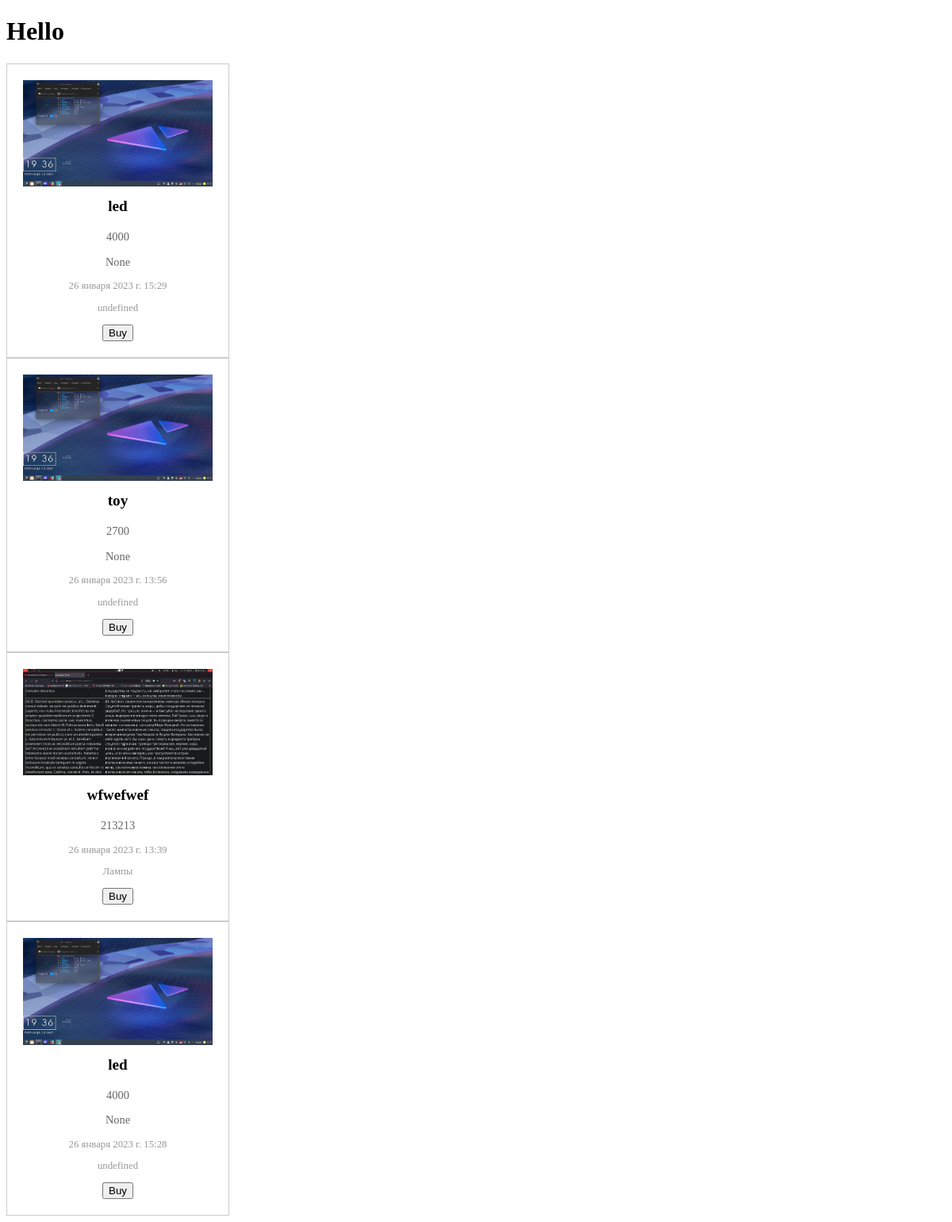
The app's page /filter_by_price, older data.
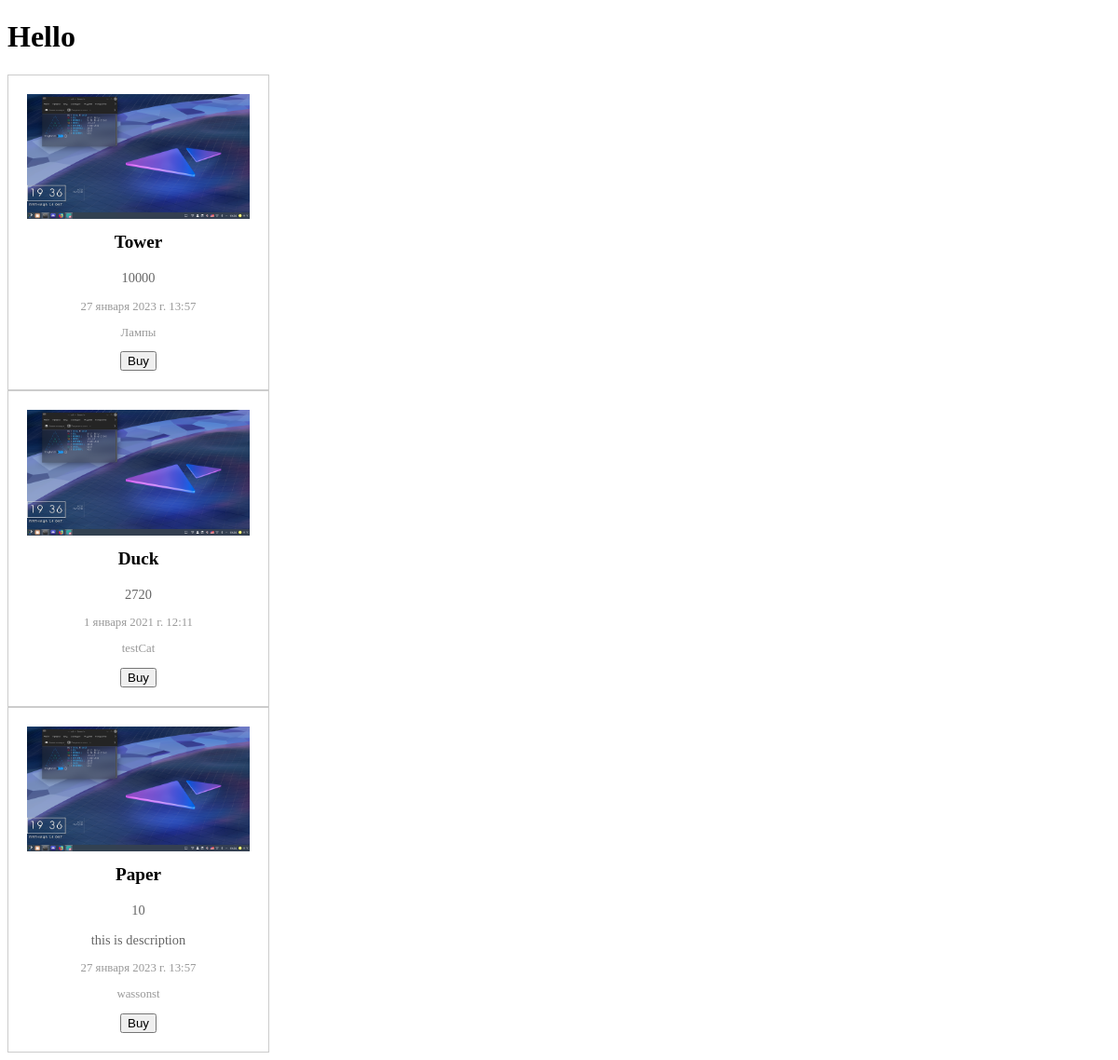
The same page, newer data.
### product/models.py (models this page shows, shortened)
class Product(models.Model):
    category = models.ForeignKey(
        Category, on_delete=models.CASCADE, null=True)
    code = models.CharField(max_length=30, unique=True, null=False)
    vendor_code = models.CharField(
        max_length=30, unique=True, null=False)
    name = models.CharField(max_length=100)
    price = models.IntegerField(default=0)
    date = models.DateTimeField(default=now())
    description = models.TextField(null=True, blank=True)
    image = models.ImageField(upload_to="product_image")
    slug = models.CharField(max_length=100, blank=False)
    from_csv = models.BooleanField(default=False)
    class Meta:
        verbose_name = "Товар"
        verbose_name_plural = 'Товары'

class Category(models.Model):
    name = models.CharField(max_length=30)
    def __str__(self):
        return self.name
    class Meta:
        verbose_name = "Категория"
        verbose_name_plural = 'Категории'

### product/views.py (the view)
# urls.py: path("filter_by_price", views.filter_by_price)
def filter_by_price(request):
    products = Product.objects.all().order_by('?')
    return render(request, "pages/products.html", context={"products": products})

### templates/pages/products.html (shortened to what this page needs)
{% load static %}
<!DOCTYPE html>
<html lang="en">
<head>
       <link rel="stylesheet" href="{% static 'style.css' %}" type="text/css">
</head>
<body>
<h1> Hello </h1>
{% for product in products %}
<div class="product-grid">
  <div class="product">
    <img src="{{product.image.url}}" alt="Product 1">
    <h3 class="product-name">{{product.name}}</h3>
      <p class="product-description">{{product.price}}</p>
    <p class="product-description">{{product.description}}</p>
    <p class="product-date">{{product.date}}</p>
      <p class="product-date">{{product.category}}</p>
      <button>Buy</button>
  </div>
</div>
{% endfor %}
</body>
</html>

Row changes from the older to the newer data that the page shows:
removed Product: image (picture), name "led", price "4000", description "None", date "26 января 2023 г. 15:29", category "undefined"
removed Product: image (picture), name "toy", price "2700", description "None", date "26 января 2023 г. 13:56", category "undefined"
removed Product: image (picture), name "wfwefwef", price "213213", date "26 января 2023 г. 13:39", category "Лампы"
removed Product: image (picture), name "led", price "4000", description "None", date "26 января 2023 г. 15:28", category "undefined"
added Product: image (picture), name "Tower", price "10000", date "27 января 2023 г. 13:57", category "Лампы"
added Product: image (picture), name "Duck", price "2720", date "1 января 2021 г. 12:11", category "testCat"
added Product: image (picture), name "Paper", price "10", description "this is description", date "27 января 2023 г. 13:57", category "wassonst"
